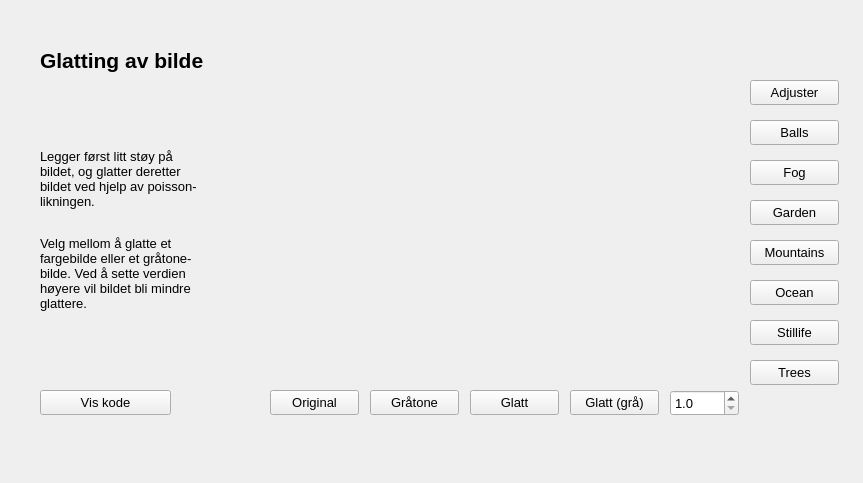
<?xml version="1.0" encoding="UTF-8"?>
<ui version="4.0">
 <class>Form</class>
 <widget class="QWidget" name="Form">
  <property name="geometry">
   <rect>
    <x>0</x>
    <y>0</y>
    <width>863</width>
    <height>483</height>
   </rect>
  </property>
  <property name="windowTitle">
   <string>Form</string>
  </property>
  <widget class="QPushButton" name="blurOrigGray">
   <property name="geometry">
    <rect>
     <x>370</x>
     <y>390</y>
     <width>89</width>
     <height>25</height>
    </rect>
   </property>
   <property name="font">
    <font>
     <pointsize>10</pointsize>
    </font>
   </property>
   <property name="text">
    <string>Gråtone</string>
   </property>
  </widget>
  <widget class="QPushButton" name="garden">
   <property name="geometry">
    <rect>
     <x>750</x>
     <y>200</y>
     <width>89</width>
     <height>25</height>
    </rect>
   </property>
   <property name="font">
    <font>
     <pointsize>10</pointsize>
    </font>
   </property>
   <property name="text">
    <string>Garden</string>
   </property>
  </widget>
  <widget class="QPushButton" name="ocean">
   <property name="geometry">
    <rect>
     <x>750</x>
     <y>280</y>
     <width>89</width>
     <height>25</height>
    </rect>
   </property>
   <property name="font">
    <font>
     <pointsize>10</pointsize>
    </font>
   </property>
   <property name="text">
    <string>Ocean</string>
   </property>
  </widget>
  <widget class="QPushButton" name="stillife">
   <property name="geometry">
    <rect>
     <x>750</x>
     <y>320</y>
     <width>89</width>
     <height>25</height>
    </rect>
   </property>
   <property name="font">
    <font>
     <pointsize>10</pointsize>
    </font>
   </property>
   <property name="text">
    <string>Stillife</string>
   </property>
  </widget>
  <widget class="QPushButton" name="blurColour">
   <property name="geometry">
    <rect>
     <x>470</x>
     <y>390</y>
     <width>89</width>
     <height>25</height>
    </rect>
   </property>
   <property name="font">
    <font>
     <pointsize>10</pointsize>
    </font>
   </property>
   <property name="text">
    <string>Glatt</string>
   </property>
  </widget>
  <widget class="QDoubleSpinBox" name="constant">
   <property name="geometry">
    <rect>
     <x>670</x>
     <y>390</y>
     <width>69</width>
     <height>26</height>
    </rect>
   </property>
   <property name="font">
    <font>
     <pointsize>10</pointsize>
    </font>
   </property>
   <property name="decimals">
    <number>1</number>
   </property>
   <property name="minimum">
    <double>1.000000000000000</double>
   </property>
   <property name="maximum">
    <double>10.000000000000000</double>
   </property>
   <property name="singleStep">
    <double>0.500000000000000</double>
   </property>
  </widget>
  <widget class="QPushButton" name="blurOriginal">
   <property name="geometry">
    <rect>
     <x>270</x>
     <y>390</y>
     <width>89</width>
     <height>25</height>
    </rect>
   </property>
   <property name="font">
    <font>
     <pointsize>10</pointsize>
    </font>
   </property>
   <property name="text">
    <string>Original</string>
   </property>
  </widget>
  <widget class="QLabel" name="glattingOverskrift">
   <property name="geometry">
    <rect>
     <x>40</x>
     <y>30</y>
     <width>761</width>
     <height>61</height>
    </rect>
   </property>
   <property name="font">
    <font>
     <pointsize>16</pointsize>
     <weight>75</weight>
     <italic>false</italic>
     <bold>true</bold>
     <underline>false</underline>
    </font>
   </property>
   <property name="text">
    <string>Glatting av bilde</string>
   </property>
  </widget>
  <widget class="QPushButton" name="mountains">
   <property name="geometry">
    <rect>
     <x>750</x>
     <y>240</y>
     <width>89</width>
     <height>25</height>
    </rect>
   </property>
   <property name="font">
    <font>
     <pointsize>10</pointsize>
    </font>
   </property>
   <property name="text">
    <string>Mountains</string>
   </property>
  </widget>
  <widget class="QLabel" name="label_12">
   <property name="geometry">
    <rect>
     <x>40</x>
     <y>110</y>
     <width>191</width>
     <height>241</height>
    </rect>
   </property>
   <property name="font">
    <font>
     <pointsize>10</pointsize>
    </font>
   </property>
   <property name="text">
    <string>&lt;html&gt;&lt;head/&gt;&lt;body&gt;&lt;p&gt;Legger først litt støy på &lt;br/&gt;bildet, og glatter deretter&lt;br/&gt;bildet ved hjelp av poisson-&lt;br/&gt;likningen.&lt;/p&gt;&lt;p&gt;&lt;br/&gt;Velg mellom å glatte et &lt;br/&gt;fargebilde eller et gråtone-&lt;br/&gt;bilde. Ved å sette verdien&lt;br/&gt;høyere vil bildet bli mindre&lt;br/&gt;glattere.&lt;/p&gt;&lt;/body&gt;&lt;/html&gt;</string>
   </property>
   <property name="wordWrap">
    <bool>false</bool>
   </property>
  </widget>
  <widget class="QPushButton" name="balls">
   <property name="geometry">
    <rect>
     <x>750</x>
     <y>120</y>
     <width>89</width>
     <height>25</height>
    </rect>
   </property>
   <property name="font">
    <font>
     <pointsize>10</pointsize>
    </font>
   </property>
   <property name="text">
    <string>Balls</string>
   </property>
  </widget>
  <widget class="QPushButton" name="adjuster">
   <property name="geometry">
    <rect>
     <x>750</x>
     <y>80</y>
     <width>89</width>
     <height>25</height>
    </rect>
   </property>
   <property name="font">
    <font>
     <pointsize>10</pointsize>
    </font>
   </property>
   <property name="text">
    <string>Adjuster</string>
   </property>
  </widget>
  <widget class="QPushButton" name="blurCode">
   <property name="geometry">
    <rect>
     <x>40</x>
     <y>390</y>
     <width>131</width>
     <height>25</height>
    </rect>
   </property>
   <property name="font">
    <font>
     <pointsize>10</pointsize>
    </font>
   </property>
   <property name="text">
    <string>Vis kode</string>
   </property>
  </widget>
  <widget class="QPushButton" name="fog">
   <property name="geometry">
    <rect>
     <x>750</x>
     <y>160</y>
     <width>89</width>
     <height>25</height>
    </rect>
   </property>
   <property name="font">
    <font>
     <pointsize>10</pointsize>
    </font>
   </property>
   <property name="text">
    <string>Fog</string>
   </property>
  </widget>
  <widget class="QPushButton" name="trees">
   <property name="geometry">
    <rect>
     <x>750</x>
     <y>360</y>
     <width>89</width>
     <height>25</height>
    </rect>
   </property>
   <property name="font">
    <font>
     <pointsize>10</pointsize>
    </font>
   </property>
   <property name="text">
    <string>Trees</string>
   </property>
  </widget>
  <widget class="QPushButton" name="blurGray">
   <property name="geometry">
    <rect>
     <x>570</x>
     <y>390</y>
     <width>89</width>
     <height>25</height>
    </rect>
   </property>
   <property name="font">
    <font>
     <pointsize>10</pointsize>
    </font>
   </property>
   <property name="text">
    <string>Glatt (grå)</string>
   </property>
  </widget>
  <widget class="QLabel" name="blurImg">
   <property name="geometry">
    <rect>
     <x>270</x>
     <y>76</y>
     <width>471</width>
     <height>301</height>
    </rect>
   </property>
   <property name="text">
    <string/>
   </property>
   <property name="pixmap">
    <pixmap>../../../hdr-bilder/Adjuster/Adjuster_00032.png</pixmap>
   </property>
   <property name="scaledContents">
    <bool>true</bool>
   </property>
  </widget>
 </widget>
 <resources/>
 <connections/>
</ui>
